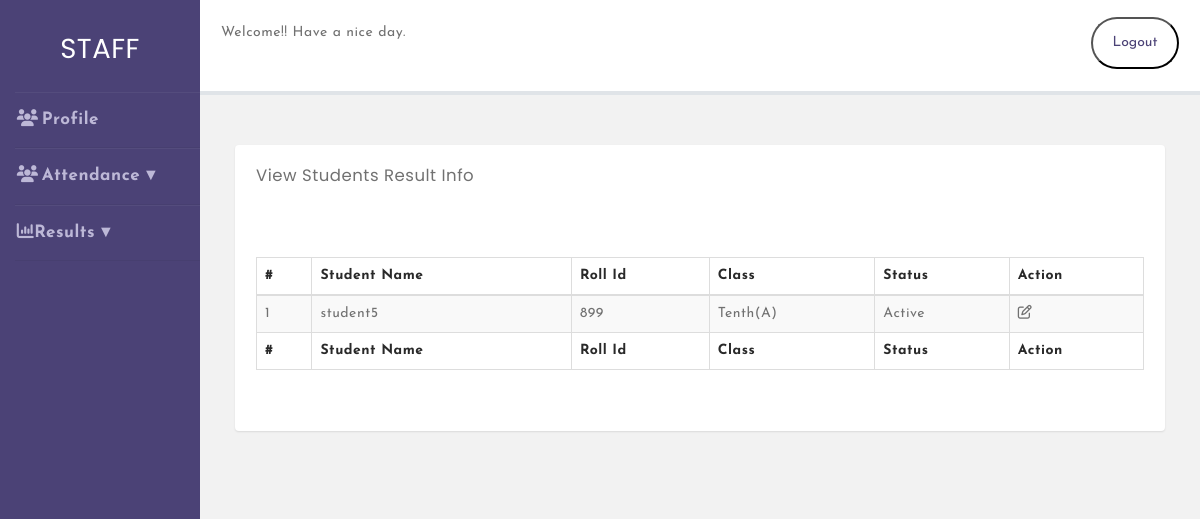
/AKVDmodified/AKVDmodified/manage-results-teacher.php (signed in), run on the app's committed database.
### tables this page shows
CREATE TABLE `user` (
  `id` int(11) NOT NULL,
  `username` varchar(50) DEFAULT NULL,
  `RollId` varchar(100) DEFAULT NULL,
  `email` varchar(50) DEFAULT NULL,
  `Gender` varchar(10) DEFAULT NULL,
  `DOB` varchar(100) DEFAULT NULL,
  `ClassId` int(11) DEFAULT NULL,
  `lastaccessed` varchar(50) NOT NULL,
  `password` varchar(50) DEFAULT NULL,
  `Status` int(1) DEFAULT NULL,
  `teacher_name` varchar(50) NOT NULL,
  `image` varchar(30) NOT NULL
);

### AKVDmodified/AKVDmodified/manage-results-teacher.php (the view, shortened to what this page needs)
<?php
$host = "localhost";
$user = "root";
$password = "";
$db = "schoolproject";
$data = mysqli_connect($host, $user, $password, $db);
?>
<!DOCTYPE html>
<html>
<head>
    <link rel="stylesheet" href="admin.css">
    <link rel="stylesheet" href="css/bootstrap.css" media="screen">
    <link rel="stylesheet" href="css/font-awesome.min.css" media="screen">
    <link rel="stylesheet" href="css/animate-css/animate.min.css" media="screen">
    <link rel="stylesheet" href="css/lobipanel/lobipanel.min.css" media="screen">
    <link rel="stylesheet" href="css/prism/prism.css" media="screen">
    <link rel="stylesheet" href="css/main.css" media="screen">
</head>
<body>
    <div class="wrapper">
    <?php
        include('teachersidebar.php');
        ?>
        <div class="main_content">
            <div class="header">Welcome!! Have a nice day.
                <ul>
                    <a href="logout.php"><button id="lobtn">Logout</button></a>
                </ul>
            </div>
            <div class="info">
                <div class="main-wrapper">
            <div class="content-wrapper">
                <div class="content-container">
                    <div class="main-page">
                        <section class="section">
                            <div class="container-fluid">
                            <div class="row">
                                    <div class="col-md-12">
                                        <div class="panel">
                                            <div class="panel-heading">
                                                <div class="panel-title">
                                                    <h5>View Students Result Info</h5>
                                                </div>
                                            </div>
                                            <div class="panel-body p-20">
                                                <table id="example" class="display table table-striped table-bordered" cellspacing="0" width="100%">
                                                    <thead>
                                                        <tr>
                                                            <th>#</th>
                                                            <th>Student Name</th>
                                                            <th>Roll Id</th>
                                                            <th>Class</th>
                                                            <th>Status</th>
                                                            <th>Action</th>
                                                        </tr>
                                                    </thead>
                                                    <tfoot>
                                                        <tr>
                                                          <th>#</th>
                                                            <th>Student Name</th>
                                                            <th>Roll Id</th>
                                                            <th>Class</th>
                                                            <th>Status</th>
                                                            <th>Action</th>
                                                        </tr>
                                                    </tfoot>
                                                    <tbody>
                                                    <?php
$sql = "SELECT DISTINCT user.username, user.RollId, user.id, user.Status, tblclasses.ClassName, tblclasses.Section
        FROM tblresult
        JOIN user ON user.id = tblresult.StudentId
        JOIN tblclasses ON tblclasses.id = tblresult.ClassId ";
$result = mysqli_query($data, $sql);
$cnt = 1;
while ($row = mysqli_fetch_assoc($result)) {
?>
    <tr>
        <td><?php echo htmlentities($cnt); ?></td>
        <td><?php echo htmlentities($row['username']); ?></td>
        <td><?php echo htmlentities($row['RollId']); ?></td>
        <td><?php echo htmlentities($row['ClassName'] . '(' . $row['Section'] . ')'); ?></td>
        <td>
            <?php
                if ($row['Status'] == 1) {
                    echo htmlentities('Active');
                } else {
                    echo htmlentities('Blocked');
                }
            ?>
        </td>
        <td>
            <a href="edit-result-teacher.php?stid=<?php echo htmlentities($row['id']); ?>">
                <i class="fa fa-edit" title="Edit Record"></i>
            </a>
        </td>
    </tr>
<?php
    $cnt++;
}
?>
                                                    </tbody>
                                                </table>
                                            </div>
                                        </div>
                                    </div>
                                                </div>
                                            </div>
                                        </div>
                                    </div>
                                </div>
                            </div>
                    </div>
                </div>
            </div>
</body>
</html>

### AKVDmodified/AKVDmodified/admin.css (style rules this page uses)
* { margin: 0; padding: 0; box-sizing: border-box; list-style: none; text-decoration: none; font-family: 'Josefin Sans', sans-serif; }
body { background-color: #f3f5f9; }
.wrapper { display: flex; position: relative; }
.wrapper .main_content { width: 100%; margin-left: 200px; }
.wrapper .main_content .header { padding: 21px; background: #fff; color: #717171; border-bottom: 4px solid #e0e4e8; }
.wrapper .main_content .info { margin: 20px; color: #717171; line-height: 25px; }
.wrapper .main_content .info div { margin-bottom: 20px; }
#lobtn { text-decoration: none; float: right; padding: 12px; margin-top: -29px; color: #4b4276; width: 88px; background-color: white; border-radius: 35px; }

### AKVDmodified/AKVDmodified/manage-results-teacher.php (style rules this page uses)
* { margin: 0; padding: 0; box-sizing: border-box; list-style: none; text-decoration: none; font-family: 'Josefin Sans', sans-serif; }
body { background-color: #f3f5f9; }
.wrapper { display: flex; position: relative; }
.wrapper .main_content { width: 100%; margin-left: 200px; }
.wrapper .main_content .header { padding: 21px; background: #fff; color: #717171; border-bottom: 4px solid #e0e4e8; }
.wrapper .main_content .info { margin: 20px; color: #717171; line-height: 25px; }
.wrapper .main_content .info div { margin-bottom: 20px; }
#lobtn { text-decoration: none; float: right; padding: 12px; margin-top: -29px; color: #4b4276; width: 88px; background-color: white; border-radius: 35px; }

### data on the page
user: username "student5", RollId "899", Section "Tenth(A)"
